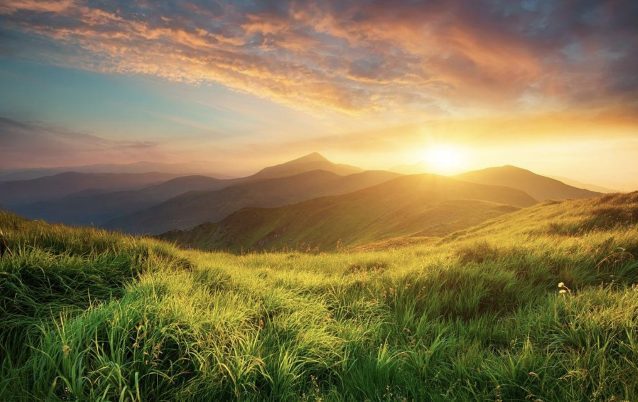
#> input picture Assignment2/image.png, 1276 x 804 px (shown at 1/2 size)
$ jupyter execute clustering.ipynb
#> lines starting #> are read from the running program, lines starting #| are printed output that depends on the picture
[cell 1]
import numpy as np
import matplotlib.pyplot as plt
import cv2
from sklearn.cluster import KMeans, AgglomerativeClustering

[cell 2]
image_path = "image.png"
original_img = cv2.imread(image_path)
#> original_img is the input picture: shape (804, 1276, 3); mean B, G, R 77.9, 118.6, 132.8

# OpenCV reads it as BGR so colors will look wrong
# cvtcolor changes to RGB
original_img = cv2.cvtColor(original_img, cv2.COLOR_BGR2RGB)

# 3. Normalizing
img_data = original_img / 255.0

# 4. Reshaping
# Current shape: (Height, Width, 3)
# Target shape: (Height * Width, 3)
h, w, c = img_data.shape
#> h = 804; w = 1276; c = 3
pixels = img_data.reshape(h * w, c)

print(f"Original shape: {original_img.shape}")
#| Original shape: (804, 1276, 3)
print(f"Flattened shape: {pixels.shape}")
#| Flattened shape: (1025904, 3)
# If your image is 100x100, flattened shape will be (10000, 3)

[cell 3]
print("Visualizing the image before processing...")
plt.figure(figsize=(6, 6))
plt.imshow(original_img)
plt.title("Original Image (Pre-Clustering)")
plt.axis('off') # Hide the x/y axis numbers
plt.show()

[cell 4]
k = int(input("Enter number of clusters(K):"))
#> the answer given: 3

print("Running K-Means...")
kmeans = KMeans(n_clusters=k, random_state=42)
kmeans.fit(pixels)

labels = kmeans.predict(pixels)

centers = kmeans.cluster_centers_


new_pixels = centers[labels]

kmeans_image = new_pixels.reshape(h, w, c)
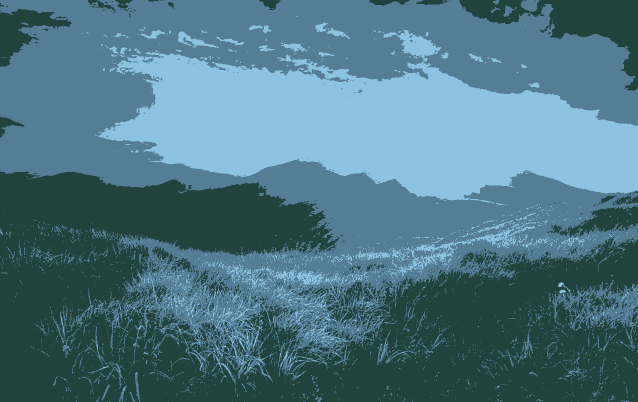
#> kmeans_image: shape (804, 1276, 3) float64 (shown at 1/2 size); mean of channels 0, 1, 2 0.522, 0.466, 0.306; drawn as B, G, R

plt.imshow(kmeans_image)
plt.title(f"K-Means with {k} colors")
plt.axis('off')
plt.show()

[cell 5]
print("Running Hierarchical Clustering...")

scale_percent = 10
width = int(original_img.shape[1] * scale_percent / 100)
#> width = 127
height = int(original_img.shape[0] * scale_percent / 100)
#> height = 80
dim = (width, height)
#> dim = (127, 80)

small_img = cv2.resize(original_img, dim, interpolation=cv2.INTER_AREA)
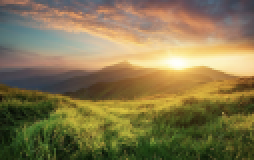
#> small_img: shape (80, 127, 3) (shown 2 times larger); mean R, G, B 132.8, 118.6, 77.9
small_img_data = small_img / 255.0

# Flatten the small image
sh, sw, sc = small_img_data.shape
#> sh = 80; sw = 127; sc = 3
small_pixels = small_img_data.reshape(sh * sw, sc)

agg = AgglomerativeClustering(n_clusters=k)
agg_labels = agg.fit_predict(small_pixels)
#> agg_labels = 10160 values, max 2 at index 698, min 0 at index 0, mean 0.696

# We have to calculate the average color of each cluster ourselves.
agg_centers = np.zeros((k, 3))
for i in range(k):
    # Find all pixels belonging to cluster 'i' and take the mean
    cluster_points = small_pixels[agg_labels == i]
    if len(cluster_points) > 0:
        agg_centers[i] = cluster_points.mean(axis=0)
#> after the loop, agg_centers = [[0.591, 0.497, 0.344], [0.251, 0.273, 0.128], [0.907, 0.79, 0.582]]

agg_new_pixels = agg_centers[agg_labels]
agg_image = agg_new_pixels.reshape(sh, sw, sc)
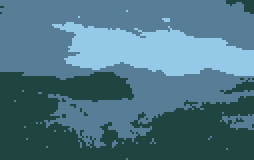
#> agg_image: shape (80, 127, 3) float64 (shown 2 times larger); mean of channels 0, 1, 2 0.521, 0.465, 0.305; drawn as B, G, R

plt.imshow(agg_image)
plt.title(f"Hierarchical with {k} colors (Downscaled)")
plt.axis('off')
plt.show()
